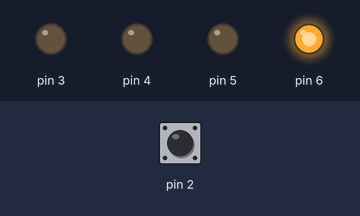
The sketch below on a simulated Arduino Uno, built with avr-gcc and run on an emulated ATmega328P. Parts: output pins drawn as LEDs (lit = HIGH). Dashed ring = blinking. The inputs (shaded band) are chosen by the test bench; at power-on: pin 2 LOW.

Above: at 1.8 s.
1.9 s: pin 2 driven HIGH
At 2.9 s:
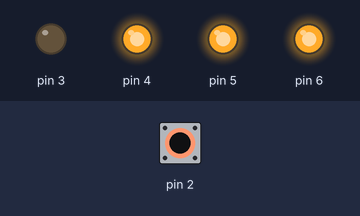
4.9 s: pin 2 driven LOW
At 5.4 s:
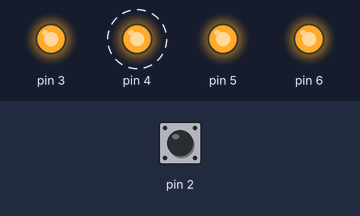
7.9 s: pin 2 pulsed HIGH 2 times (0.12 s each, 0.3 s apart)
At 10.3 s:
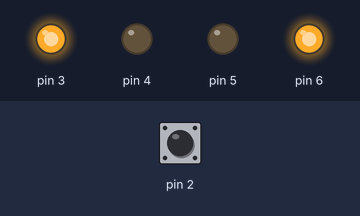
11.5 s: pin 2 pulsed HIGH 5 times (0.12 s each, 0.3 s apart)
15.5 s: pin 2 driven HIGH
Timing chart, 0 to 19.5 s (numbered marks = the images above; inputs shaded):
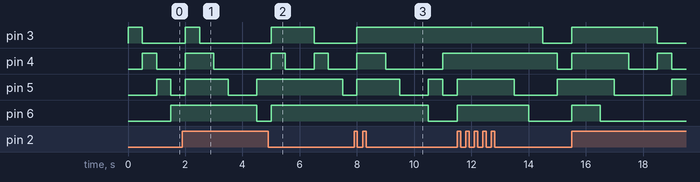

Measured:
- after the input at 4.9 s, pin 6: LOW → HIGH after 0.10 s instead of 2.6 s
- after the input at 7.9 s, pin 3: goes on until 8.0 s, then stays HIGH

The sketch:

2A.ino
```cpp
bool estado=false;
bool estadoAnt=false;
void setup()
{
  pinMode(6, OUTPUT);
  pinMode(5, OUTPUT);
  pinMode(4, OUTPUT);
  pinMode(3, OUTPUT);
  pinMode(2,INPUT);
}
void loop()
{
    adelante();
    adelante();
    atras();
}

void adelante()
{
    for(int i=3;i<=6;i++)
    {
        estado=digitalRead(2);
        if(estado!=estadoAnt)
        {
            todos();
            estadoAnt = estado;
        }
    digitalWrite(i, HIGH);
    delay(500);
    digitalWrite(i,LOW);
    }
}


void atras()
{
    for(int i=6;i>=3;i--)
    {
        estado=digitalRead(2);
        if(estado!=estadoAnt)
        {
            todos();
            estadoAnt = estado;
        }
        digitalWrite(i, HIGH);
        delay(500);
        digitalWrite(i,LOW);
    }

}

void todos()
{
    digitalWrite(3, HIGH);
    digitalWrite(4, HIGH);
    digitalWrite(5, HIGH);
    digitalWrite(6, HIGH);
}
```
